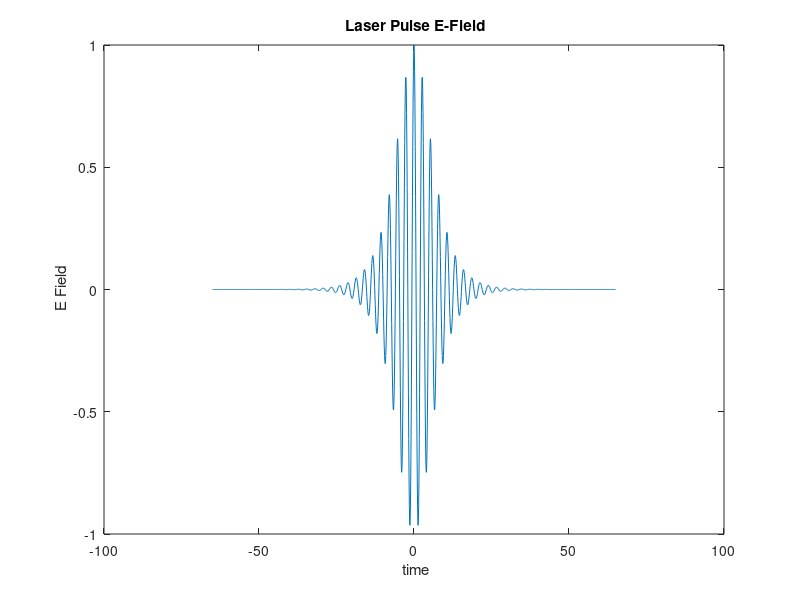

Reproduce this figure in MATLAB.
% Timothy Smith
% Laser Pulse PSAM FINAL  Problem one
% E-field of laser pulse
%________________________

d=.2; % decay coeffeicent 
f=.375; % frequency
t=-65:.1:65; % time in femtoseconds
E=sech(d.*t).*cos(2*pi.*f.*t); % equatiion for  E Field
plot(t,E)
ylabel ' E Field'
xlabel ' time'
title ' Laser Pulse E-Field'